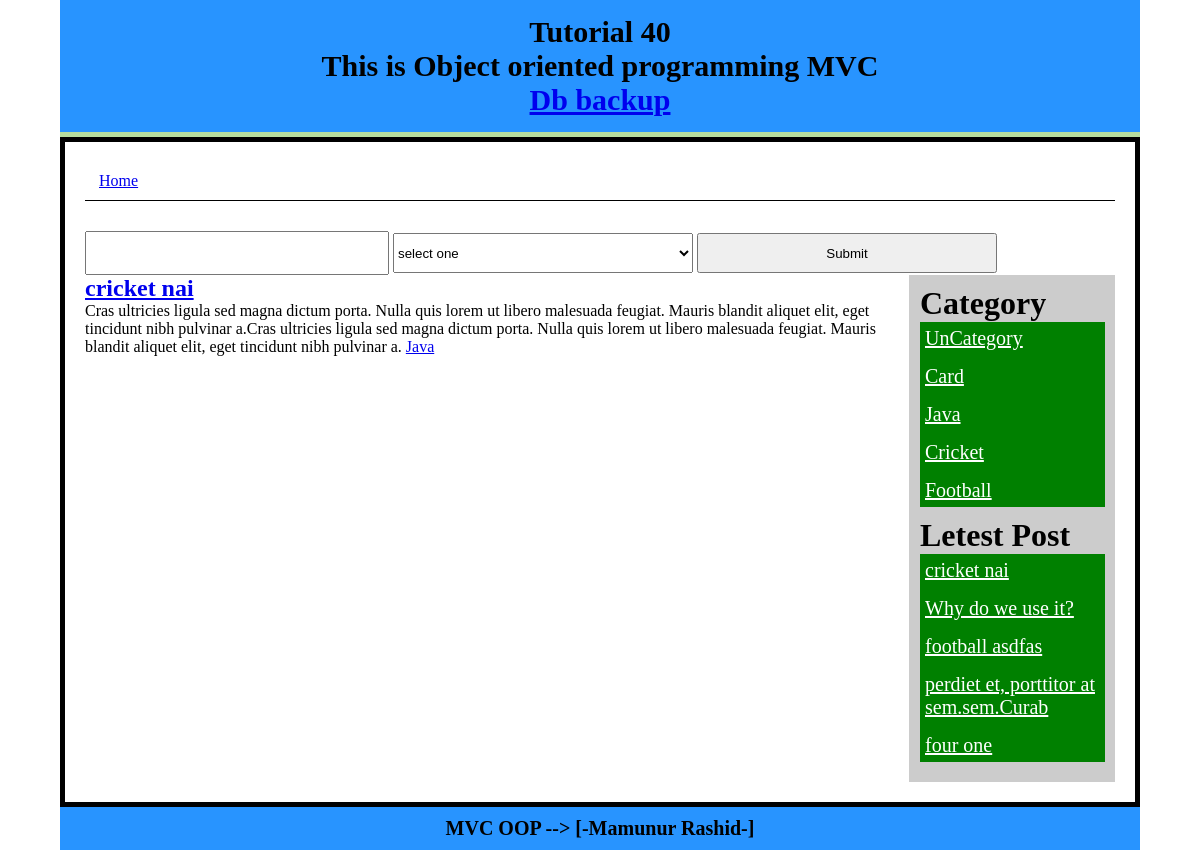
Before: /Index/postDetails/16 with the older database file.
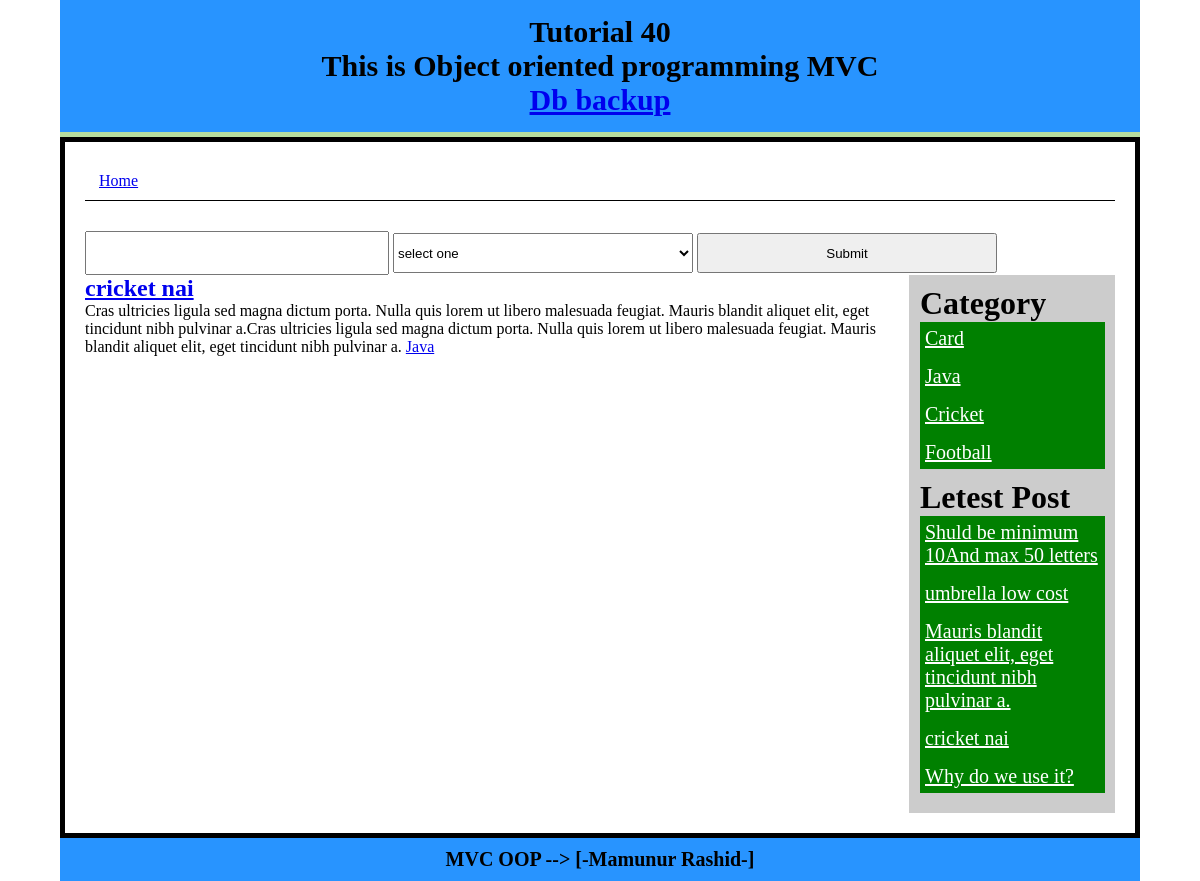
After: the same page with the newer database file.
### tables this page shows
CREATE TABLE `post` (
  `id` int(11) NOT NULL AUTO_INCREMENT,
  `title` varchar(300) NOT NULL,
  `content` text NOT NULL,
  `cat` int(11) NOT NULL,
  PRIMARY KEY (`id`)
);

CREATE TABLE `category` (
  `id` int(11) NOT NULL AUTO_INCREMENT,
  `catname` varchar(50) NOT NULL,
  `title` varchar(50) NOT NULL,
  PRIMARY KEY (`id`)
);

### system/libs/Load.php (called while the page is built, shortened)
<?php
class Load
{
	public function view($filename,$data = false){
		include 'app/view/'.$filename.'.php' ;
	}
	public function model($modelname){
		return new $modelname();
	}
}
?>

### app/controlers/Index.php (called while the page is built, shortened)
<?php
class Index extends Dcontrolar
{
	public function postDetails($id){
		$tablepost= 'post';
		$tableCat = 'category';
		$postModel = $this->load->model("PostModel");
		$data['postDataByID']=$postModel->getPostByID($tablepost,$tableCat,$id);
		$catModel = $this->load->model("CatModel");
		$data['catlist']=$catModel->catlist($tableCat);
		$limit = 5;
		$data['letestPost']=$postModel->getLetestPost($tablepost,$limit);
		$this->load->view("header");
		$this->load->view("search",$data);
		$this->load->view("single-post",$data);
		$this->load->view("sidebar",$data);
		$this->load->view("footer");
	}
}
?>

### index.php (called while the page is built, shortened)
<?php
$main = new Main();
?>

### system/libs/Database.php (called while the page is built, shortened)
<?php
class Database extends PDO
{
	public function select($sql,$data=array(),$fetchstyle = PDO::FETCH_ASSOC){
		$stmt 	= $this->prepare($sql);
		$stmt->execute();
		return $stmt->fetchALL($fetchstyle);
	}
}?>

### app/models/PostModel.php (called while the page is built, shortened)
<?php
class PostModel extends Dmodel
{
	public function getPostByID($tablepost,$tableCat,$id){
		$sql ="SELECT $tablepost.*,$tableCat.catname FROM
			$tablepost INNER JOIN $tableCat
			ON  $tablepost.cat = $tableCat.id
		 	WHERE $tablepost.id = $id ";
			return $this->db->select($sql);
	}
	public function getLetestPost($table,$limit=4){
		$sql ="SELECT * FROM $table ORDER BY id DESC LIMIT $limit";
		return $this->db->select($sql);
	}
}

### system/libs/Dcontrolar.php (called while the page is built, shortened)
<?php
class Dcontrolar
{
	function __construct()
	{
		$this->load = new Load();
	}
}
?>

### system/libs/Dmodel.php (called while the page is built, shortened)
<?php
class Dmodel
{
	public function __construct()
	{
		$dsn = 'mysql:dbname=mvc;host=localhost';
		$user ="root";
		$pass ='';
		$this->db = new Database($dsn,$user,$pass);
	}
}
?>

### app/models/CatModel.php (called while the page is built, shortened)
<?php
class CatModel extends Dmodel
{
	public function catlist($table){
		$sql ="SELECT * FROM $table ORDER BY id DESC ";
		return $this->db->select($sql);
	}
}
?>

### app/view/search.php (the view, shortened to what this page needs)
<div class="search-form fix">
<form method="get" action="<?php echo BASE_URL ;?>/Index/search">
	<input type="text" name="kyeword">
	 <select name="catid">
		<option value="">select one</option>
	 </select>
	 <input type="submit" name="" />
</form>
</div>

### app/view/single-post.php
<div class="left-content fix">
	<?php foreach ($postDataByID as $key => $value) { ?>
		<article class="post">
			<h1 class="title"><a href="<?php echo BASE_URL ;?>/Index/postDetails/<?php echo $value['id']?>"><?php echo $value['title']?> </a></h1>
			<?php echo $content = $value['content'];?>
			<a href="<?php echo BASE_URL ;?>/Index/postByCat/<?php echo $value['cat']?>"><?php echo $value['catname']?> </a>
		</article>
	<?php  } ?>
</div>

### app/view/sidebar.php
<div class="sidebar fix ">
	<h1>Category</h1>
	<ul>
		<?php if (isset($catlist)) {
		foreach ($catlist as $key => $value) { ?>
		<li><a href="<?php echo BASE_URL ;?>/Index/postByCat/<?php echo $value['id']?>"><?php echo $value['catname']?> </a></li>
		<?php } } ?>
	</ul>
	<h1>Letest Post</h1>
	<ul>
		<?php if (isset($letestPost)) {
		foreach ($letestPost as $key => $value) { ?>
			<li><a href="<?php echo BASE_URL ;?>/Index/postDetails/<?php echo $value['id']?>"><?php echo $value['title']?> </a></li>
		<?php } } ?>
	</ul>
</div>

Changed rows visible on the page:
removed category: catname "UnCategory"
no longer on this page (row unchanged): post: title "football asdfas", shown under "Letest Post"
no longer on this page (row edited): post: title "perdiet et, porttitor at sem.sem.Curab", shown under "Letest Post"
no longer on this page (row unchanged): post: title "four one", shown under "Letest Post"
added post: title "Shuld be minimum 10And max 50 letters", shown under "Letest Post"
added post: title "umbrella low cost", shown under "Letest Post"
added post: title "Mauris blandit aliquet elit, eget tincidunt nibh pulvinar a.", shown under "Letest Post"
